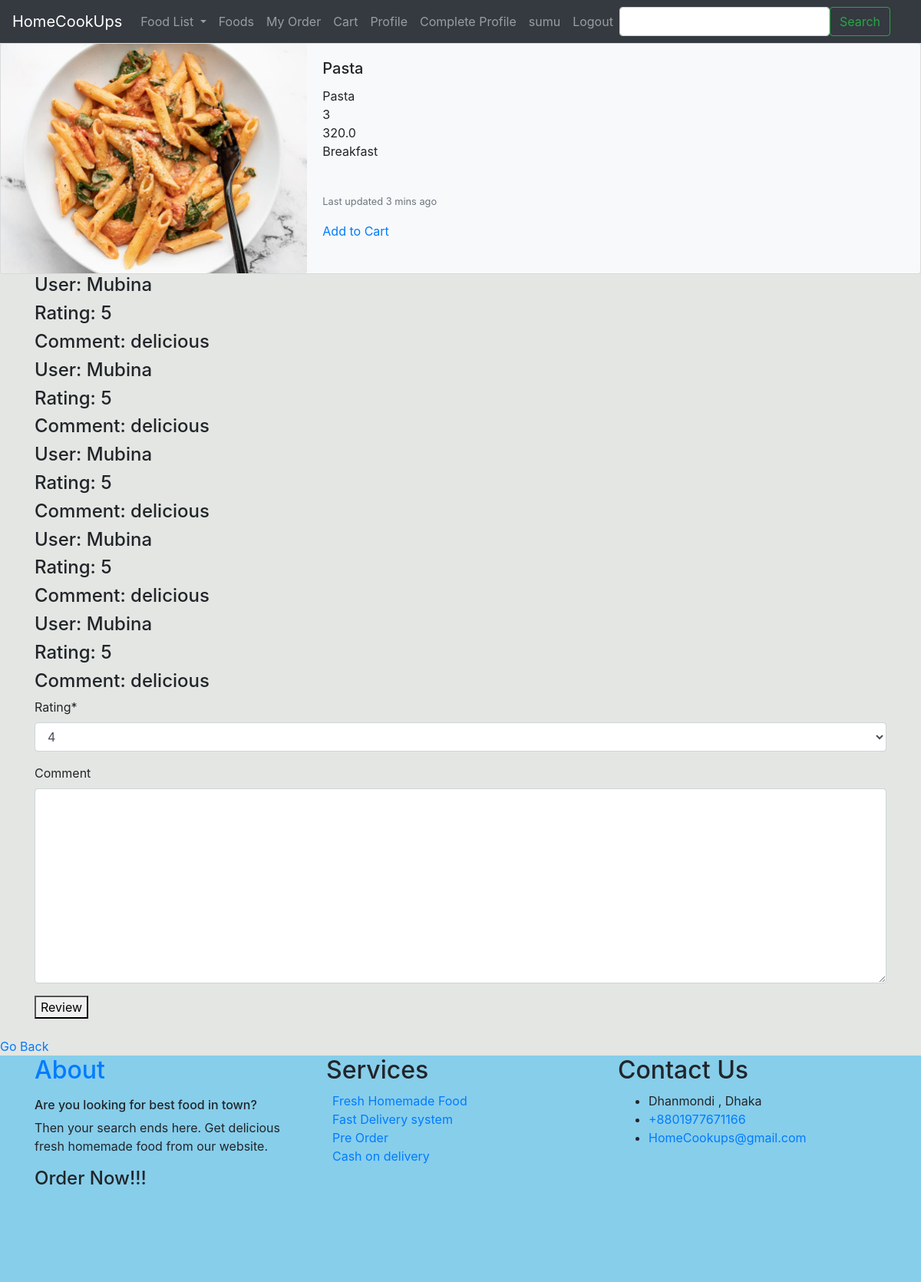
Screenshot of /review/3 (signed in) with the database file from the repository.
### FoodManagement/models.py (models this page shows, shortened)
class Food(models.Model):
    Food_Name = models.CharField(max_length=200)
    Food_Price = models.FloatField(max_length=200)
    Food_Category = models.CharField(max_length=50)
    Food_Image = models.ImageField(upload_to='Foods/images/',blank=True, default="images/default.jpg")
    merchant = models.ForeignKey(Merchant,on_delete=models.SET_NULL,null=True)
    user = models.ForeignKey(User, on_delete=models.SET_NULL, null=True, blank=True)
    reviews = models.ManyToManyField(Review)

class Review(models.Model):
    RATING_OPTIONS = (
        ('1', '1'),
        ('2', '2'),
        ('3', '3'),
        ('4', '4'),
        ('5', '5')
    )
    rating = models.CharField(max_length=10, choices = RATING_OPTIONS, default='4')
    comment = models.TextField(blank=True, null=True)
    user = models.ForeignKey(User, on_delete=models.CASCADE, null=True, blank=True)

### FoodManagement/views.py (the view, shortened to what this page needs)
# urls.py: path('review/<int:food_id>', food_views.review_after_complete, name='review'),
@login_required
def review_after_complete(request, food_id):
    already_reviewed = False
    searched_food = get_object_or_404(Food, id=food_id)
    user_list = searched_food.reviews.filter(user=request.user)
    print(user_list, len(user_list))
    if len(user_list) != 0:
        already_reviewed = True
    form = ReviewForm()
    context = {
        'search': searched_food,
        'form': form,
        'already_reviewed': already_reviewed
    }
    return render(request, 'FoodManagement/detail_product_view_review.html', context)

### FoodManagement/forms.py
class ReviewForm(forms.ModelForm):
    class Meta:
        model = Review
        fields = ('rating', 'comment')

### templates/FoodManagement/detail_product_view_review.html (shortened to what this page needs)
{% extends 'customer_base.html' %}
{% load crispy_forms_tags %}
{% block content  %}
        <div class="card bg-light mb-2`" >
          <div class="row no-gutters">
            <div class="col-md-4">
              <img src="{{ search.Food_Image.url }}" class="card-img" alt="...">
            </div>
            <div class="col-md-8">
              <div class="card-body">
                <h5 class="card-title">{{ search.Food_Name}}</h5>
                <p class="card-text">
                    {{ search.Food_Name }} <br>
                    {{ search.id }} <br>
                    {{ search.Food_Price}} <br>
                    {{ search.Food_Category }} <br>
                    {{ search.Food_Desc }} <br>
                </p>
                <p class="card-text"><small class="text-muted">Last updated 3 mins ago</small></p>
                  <a href="{% url 'update-cart' search.id  %}" >Add to Cart</a>
              </div>
            </div>
          </div>
        </div>
    <div class="container">
        {% for review in search.reviews.all %}
           <h4>User: {{ review.user.username }}</h4>
            <h4>Rating: {{ review.rating }}</h4>
            <h4>Comment: {{ review.comment }}</h4>
        {% endfor %}
    </div>
    <div class="container">
        {% if already_reviewed == False %}
        <form method="POST">
            {{ form | crispy }}
            <button type="submit">Review</button>
        </form>
        {% else %}
            <h2>You have already submitted a review</h2>
        {% endif %}
    </div>
{% endblock content %}

### templates/customer_base.html (shortened to what this page needs)
{% load static %}
<!DOCTYPE html>
<html lang="en">
<head>
    <link rel="stylesheet" href="https://stackpath.bootstrapcdn.com/bootstrap/4.5.2/css/bootstrap.min.css">
</head>
<body>
<nav class="navbar navbar-expand-lg navbar-dark bg-dark">
  <a class="navbar-brand" href="{% url 'main-home' %}">HomeCookUps</a>
  <div class="collapse navbar-collapse" id="navbarSupportedContent">
    <ul class="navbar-nav mr-auto">
      <li class="nav-item dropdown">
        <a class="nav-link dropdown-toggle" href="{% url 'Food' %}" id="navbarDropdown" role="button" data-toggle="dropdown" aria-haspopup="true" aria-expanded="false">
          Food List
        </a>
     <li class="nav-item">
        <a class="nav-link" href="{% url 'Food' %}">Foods</a>
      </li>
    <li class="nav-item">
        <a class="nav-link" href="{% url 'my-order' %}">My Order</a>
      </li>
    <li class="nav-item">
        <a class="nav-link" href="{% url 'cart' %}">Cart</a>
      </li>
        <li class="nav-item">
        <a class="nav-link" href="{% url 'C_View_Profile' %}">Profile</a>
      </li>
        <li class="nav-item">
        <a class="nav-link" href="{% url 'C_Complete_Profile' %}">Complete Profile</a>
      </li>
        {% if user.is_authenticated %}
                 <li class="nav-item">
        <a class="nav-link" href="#"><h7> {{ user.username }}</h7></a>
      </li>
             <li class="nav-item">
        <a class="nav-link" href="{% url 'logout' %}">Logout</a>
      </li>
{% endif %}
            <form class="form-inline" method="POST" action="/Food/">
              <input class="form-control " type="search" name="search">
              <button class="btn btn-outline-success" type ="submit">Search</button>
            </form>
   </ul>
</div>
</nav>
{% block content %}
{% endblock content %}
    <br>
    <a href="javascript:history.back()">Go Back</a>
<br>
 <footer class="ftco-footer ftco-section" style="background-color: #87CEEB">
      <div class="container">
        <div class="row mb-5">
          <div class="col-md">
            <div class="ftco-footer-widget mb-4">
              <h2 class="ftco-heading-2"><a href="{% url 'abouts' %}">About</a></h2>
              <p> <h6> Are you looking for best food in town?</h6> Then your search ends here.
                Get delicious fresh homemade food from our website.
                  </p>
                <h4> Order Now!!!</h4>
            </div>
          </div>
          <div class="col-md">
             <div class="ftco-footer-widget mb-4">
              <h2 class="ftco-heading-2">Services</h2>
              <ul class="list-unstyled">
                <li><a href="#">Fresh Homemade Food</a></li>
                <li><a href="#">Fast Delivery system</a></li>
                <li><a href="#">Pre Order</a></li>
                <li><a href="#">Cash on delivery</a></li>
              </ul>
            </div>
          </div>
          <div class="col-md">
            <div class="ftco-footer-widget mb-4">
            	<h2 class="ftco-heading-2">Contact Us</h2>
            	<div class="block-23 mb-3">
	              <ul>
	                <li><span class="text">Dhanmondi , Dhaka</span></li>
	                <li><a href="#"><span class="text">+8801977671166</span></a></li>
	                <li><a href="#"><span class="text">HomeCookups@gmail.com</span></a></li>
	              </ul>
	            </div>
            </div>
          </div>
        </div>
      </div>
    </footer>
</body>
</html>

### templates/customer_base.html (style rules this page uses)
body { background-color: #E3E6E3 ; }

### rows the page displays
Food: Food_Image (picture), Food_Name "Pasta", id "3", Food_Price "320.0", Food_Category "Breakfast"
Review: user.username "Mubina", rating "5", comment "delicious"
Review: user.username "Mubina", rating "5", comment "delicious"
Review: user.username "Mubina", rating "5", comment "delicious"
Review: user.username "Mubina", rating "5", comment "delicious"
Review: user.username "Mubina", rating "5", comment "delicious"

### other values shown
{{ user.username }} "sumu"
